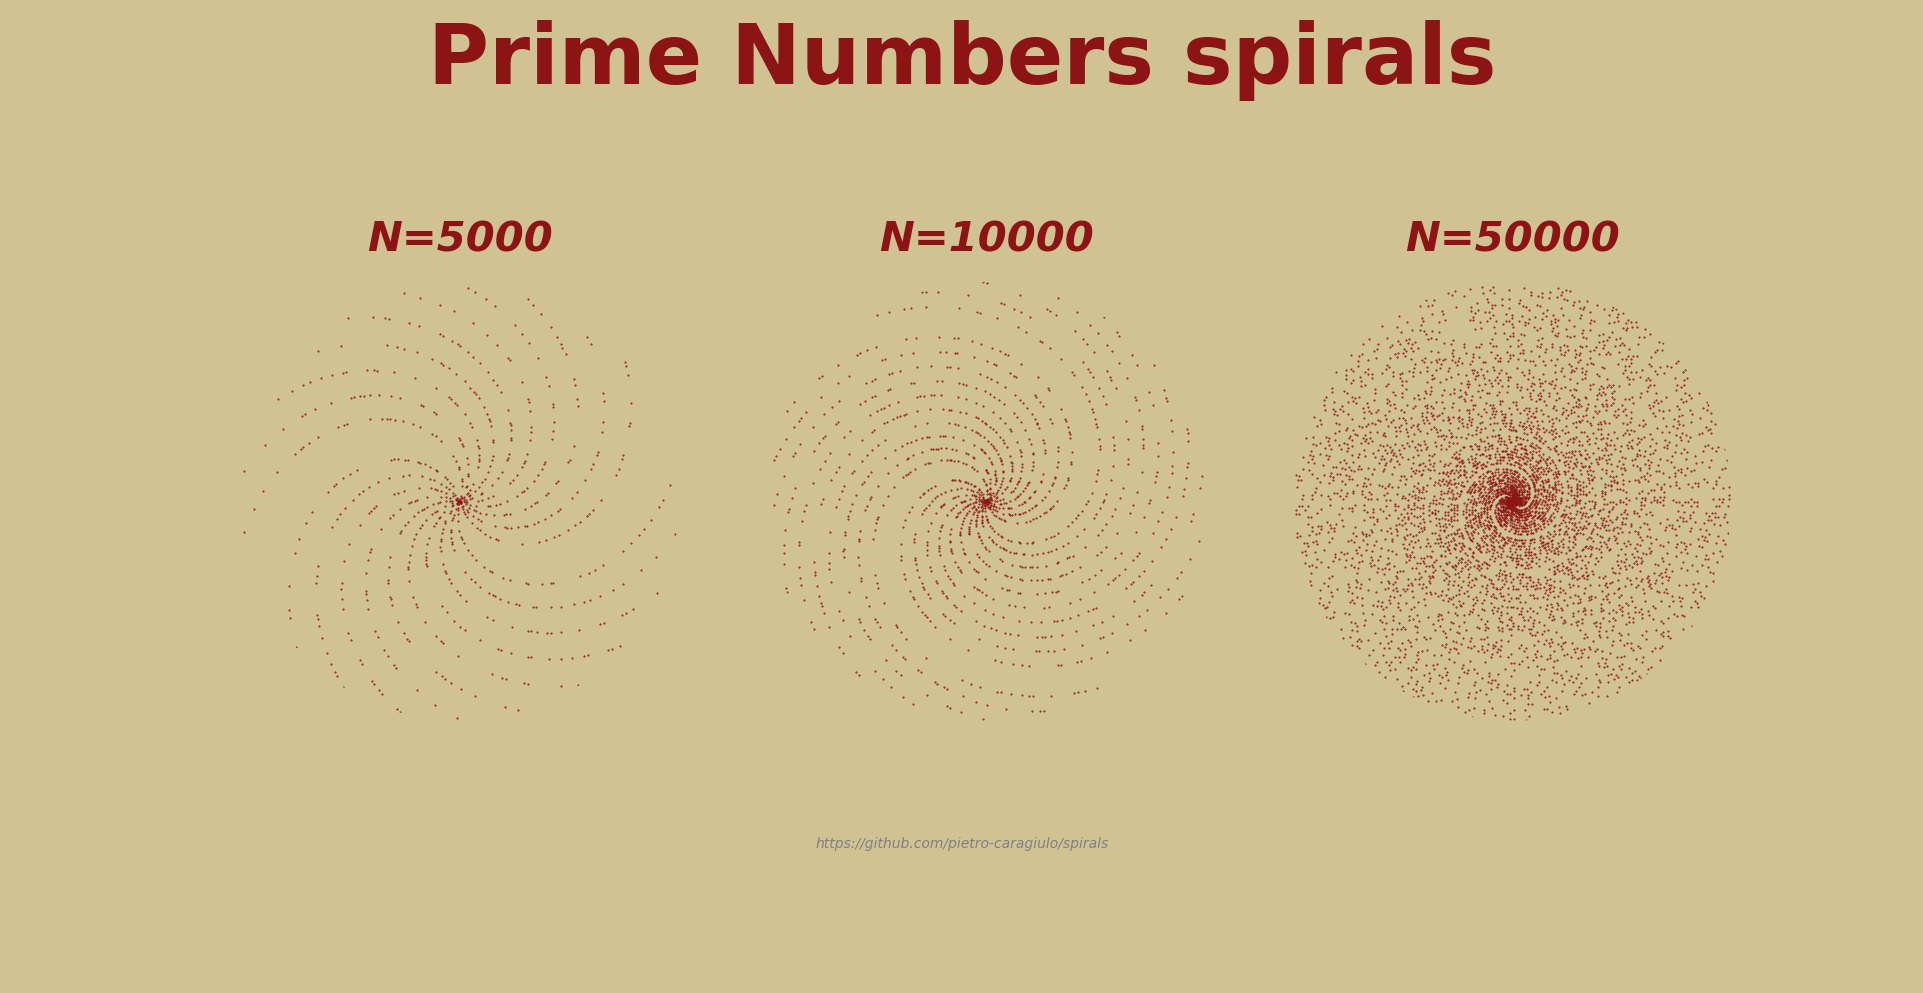

Reproduce this figure in Python.
import sympy
import numpy as np
import matplotlib.pyplot as plt

CARDINAL_RED       = (0.55, 0.08, 0.08)
CARDINAL_SANDSTONE = (0.82, 0.76, 0.58)

N=[5000, 10000, 50000]



fig, ax = plt.subplots(figsize=(160, 90), nrows=1, ncols=len(N), subplot_kw=dict(projection='polar'), facecolor=CARDINAL_SANDSTONE)


for i, thisN in enumerate(N):

    # Avoids 'object is not subscriptable' TypeError if len(N)=1
    if len(N)>1:
        thisAx=ax[i]
    else:
        thisAx=ax

    p = np.asarray(list(sympy.primerange(0, thisN)))

    # Plots
    thisAx.plot(p, p,'ro', markersize=0.5, color=CARDINAL_RED)


    for r_label in thisAx.get_yticklabels():
        r_label.set_text('')

    thisAx.set_ylim(0,np.max(p))
    thisAx.grid(False)
    thisAx.set_xticklabels([])
    thisAx.set_yticklabels([])
    thisAx.axis('off')
    thisAx.set_title('N=%d' % thisN, color=CARDINAL_RED, fontweight='extra bold', fontsize=30, fontstyle='italic')

fig.suptitle('Prime Numbers spirals', color=CARDINAL_RED, fontweight='extra bold', fontsize=60)
plt.figtext(0.5, 0.15, 'by Pietro Caragiulo', ha='center', va='center', color='gray')

plt.show()

fig.savefig('spirals.png', facecolor=CARDINAL_SANDSTONE)
